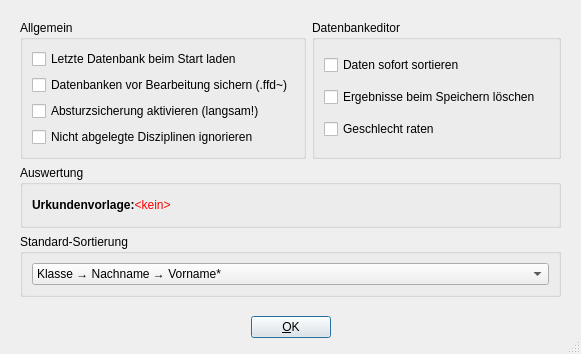
<?xml version="1.0" encoding="UTF-8"?>
<ui version="4.0">
 <class>Dialog</class>
 <widget class="QDialog" name="Dialog">
  <property name="geometry">
   <rect>
    <x>0</x>
    <y>0</y>
    <width>581</width>
    <height>333</height>
   </rect>
  </property>
  <property name="windowTitle">
   <string>Einstellungen</string>
  </property>
  <property name="sizeGripEnabled">
   <bool>true</bool>
  </property>
  <layout class="QGridLayout" name="gridLayout">
   <item row="1" column="0" colspan="2">
    <layout class="QHBoxLayout">
     <property name="spacing">
      <number>6</number>
     </property>
     <property name="leftMargin">
      <number>0</number>
     </property>
     <property name="topMargin">
      <number>0</number>
     </property>
     <property name="rightMargin">
      <number>0</number>
     </property>
     <property name="bottomMargin">
      <number>0</number>
     </property>
     <item>
      <spacer>
       <property name="orientation">
        <enum>Qt::Horizontal</enum>
       </property>
       <property name="sizeHint" stdset="0">
        <size>
         <width>71</width>
         <height>31</height>
        </size>
       </property>
      </spacer>
     </item>
     <item>
      <widget class="QPushButton" name="okButton">
       <property name="text">
        <string>&amp;OK</string>
       </property>
      </widget>
     </item>
     <item>
      <spacer>
       <property name="orientation">
        <enum>Qt::Horizontal</enum>
       </property>
       <property name="sizeHint" stdset="0">
        <size>
         <width>40</width>
         <height>20</height>
        </size>
       </property>
      </spacer>
     </item>
    </layout>
   </item>
   <item row="0" column="0" colspan="2">
    <widget class="QWidget" name="widget" native="true">
     <property name="sizePolicy">
      <sizepolicy hsizetype="Expanding" vsizetype="MinimumExpanding">
       <horstretch>0</horstretch>
       <verstretch>0</verstretch>
      </sizepolicy>
     </property>
     <layout class="QGridLayout" name="gridLayout_2">
      <item row="0" column="0">
       <widget class="QGroupBox" name="groupBox">
        <property name="title">
         <string>Allgemein</string>
        </property>
        <layout class="QGridLayout" name="gridLayout_3">
         <item row="0" column="0">
          <widget class="QCheckBox" name="loadLastDb">
           <property name="text">
            <string>Letzte Datenbank beim Start laden</string>
           </property>
          </widget>
         </item>
         <item row="2" column="0">
          <widget class="QCheckBox" name="crashSave">
           <property name="text">
            <string>Absturzsicherung aktivieren (langsam!)</string>
           </property>
          </widget>
         </item>
         <item row="1" column="0">
          <widget class="QCheckBox" name="backupDb">
           <property name="text">
            <string>Datenbanken vor Bearbeitung sichern (.ffd~)</string>
           </property>
          </widget>
         </item>
         <item row="3" column="0">
          <widget class="QCheckBox" name="ignoreNonPart">
           <property name="text">
            <string>Nicht abgelegte Disziplinen ignorieren</string>
           </property>
          </widget>
         </item>
        </layout>
       </widget>
      </item>
      <item row="0" column="1">
       <widget class="QGroupBox" name="groupBox_2">
        <property name="title">
         <string>Datenbankeditor</string>
        </property>
        <layout class="QGridLayout" name="gridLayout_4">
         <item row="0" column="0">
          <widget class="QCheckBox" name="instantSort">
           <property name="text">
            <string>Daten sofort sortieren</string>
           </property>
          </widget>
         </item>
         <item row="1" column="0">
          <widget class="QCheckBox" name="wipeResults">
           <property name="text">
            <string>Ergebnisse beim Speichern löschen</string>
           </property>
          </widget>
         </item>
         <item row="2" column="0">
          <widget class="QCheckBox" name="guessGender">
           <property name="text">
            <string>Geschlecht raten</string>
           </property>
          </widget>
         </item>
        </layout>
       </widget>
      </item>
      <item row="1" column="0" colspan="2">
       <widget class="QGroupBox" name="groupBox_3">
        <property name="title">
         <string>Auswertung</string>
        </property>
        <layout class="QGridLayout" name="gridLayout_5">
         <item row="0" column="0">
          <widget class="QLabel" name="templateLbl">
           <property name="sizePolicy">
            <sizepolicy hsizetype="Preferred" vsizetype="Preferred">
             <horstretch>0</horstretch>
             <verstretch>0</verstretch>
            </sizepolicy>
           </property>
           <property name="text">
            <string>&lt;html&gt;&lt;head/&gt;&lt;body&gt;&lt;p&gt;&lt;span style=&quot; font-weight:600;&quot;&gt;Urkundenvorlage:&lt;/span&gt;&lt;span style=&quot; font-family:'monospace'; color:#ff0000;&quot;&gt;&amp;lt;kein&amp;gt;&lt;/span&gt;&lt;/p&gt;&lt;/body&gt;&lt;/html&gt;</string>
           </property>
          </widget>
         </item>
         <item row="0" column="1">
          <widget class="QPushButton" name="templateBtn">
           <property name="sizePolicy">
            <sizepolicy hsizetype="Fixed" vsizetype="Fixed">
             <horstretch>0</horstretch>
             <verstretch>0</verstretch>
            </sizepolicy>
           </property>
           <property name="text">
            <string/>
           </property>
           <property name="icon">
            <iconset resource="../oxyicons.qrc">
             <normaloff>:/menu_icons_16/open</normaloff>:/menu_icons_16/open</iconset>
           </property>
           <property name="flat">
            <bool>true</bool>
           </property>
          </widget>
         </item>
        </layout>
       </widget>
      </item>
      <item row="2" column="0" colspan="2">
       <widget class="QGroupBox" name="groupBox_4">
        <property name="sizePolicy">
         <sizepolicy hsizetype="Preferred" vsizetype="MinimumExpanding">
          <horstretch>0</horstretch>
          <verstretch>0</verstretch>
         </sizepolicy>
        </property>
        <property name="title">
         <string>Standard-Sortierung</string>
        </property>
        <layout class="QGridLayout" name="gridLayout_6">
         <item row="0" column="0">
          <widget class="QComboBox" name="sortBox">
           <item>
            <property name="text">
             <string>Klasse → Nachname → Vorname*</string>
            </property>
           </item>
           <item>
            <property name="text">
             <string>Klasse → Vorname → Nachname</string>
            </property>
           </item>
           <item>
            <property name="text">
             <string>Nachname → Vorname</string>
            </property>
           </item>
           <item>
            <property name="text">
             <string>Vorname → Nachname</string>
            </property>
           </item>
           <item>
            <property name="text">
             <string>Klasse → Geschlecht</string>
            </property>
           </item>
           <item>
            <property name="text">
             <string>Geschlecht → Nachname</string>
            </property>
           </item>
           <item>
            <property name="text">
             <string>Geschlecht → Vorname</string>
            </property>
           </item>
           <item>
            <property name="text">
             <string>Klasse</string>
            </property>
           </item>
           <item>
            <property name="text">
             <string>andere...</string>
            </property>
           </item>
          </widget>
         </item>
        </layout>
       </widget>
      </item>
     </layout>
    </widget>
   </item>
  </layout>
 </widget>
 <resources>
  <include location="../oxyicons.qrc"/>
 </resources>
 <connections>
  <connection>
   <sender>okButton</sender>
   <signal>clicked()</signal>
   <receiver>Dialog</receiver>
   <slot>accept()</slot>
   <hints>
    <hint type="sourcelabel">
     <x>278</x>
     <y>253</y>
    </hint>
    <hint type="destinationlabel">
     <x>96</x>
     <y>254</y>
    </hint>
   </hints>
  </connection>
 </connections>
</ui>
